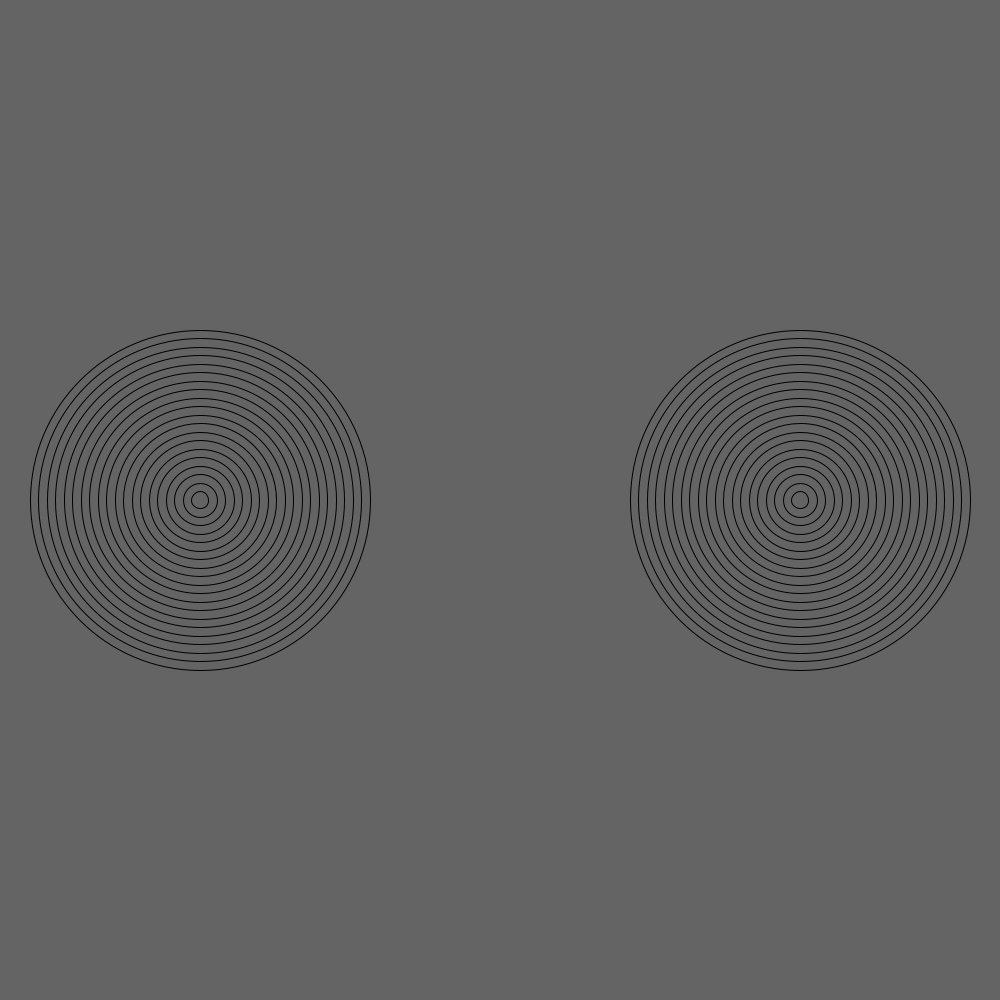
Frame 1 (no input)
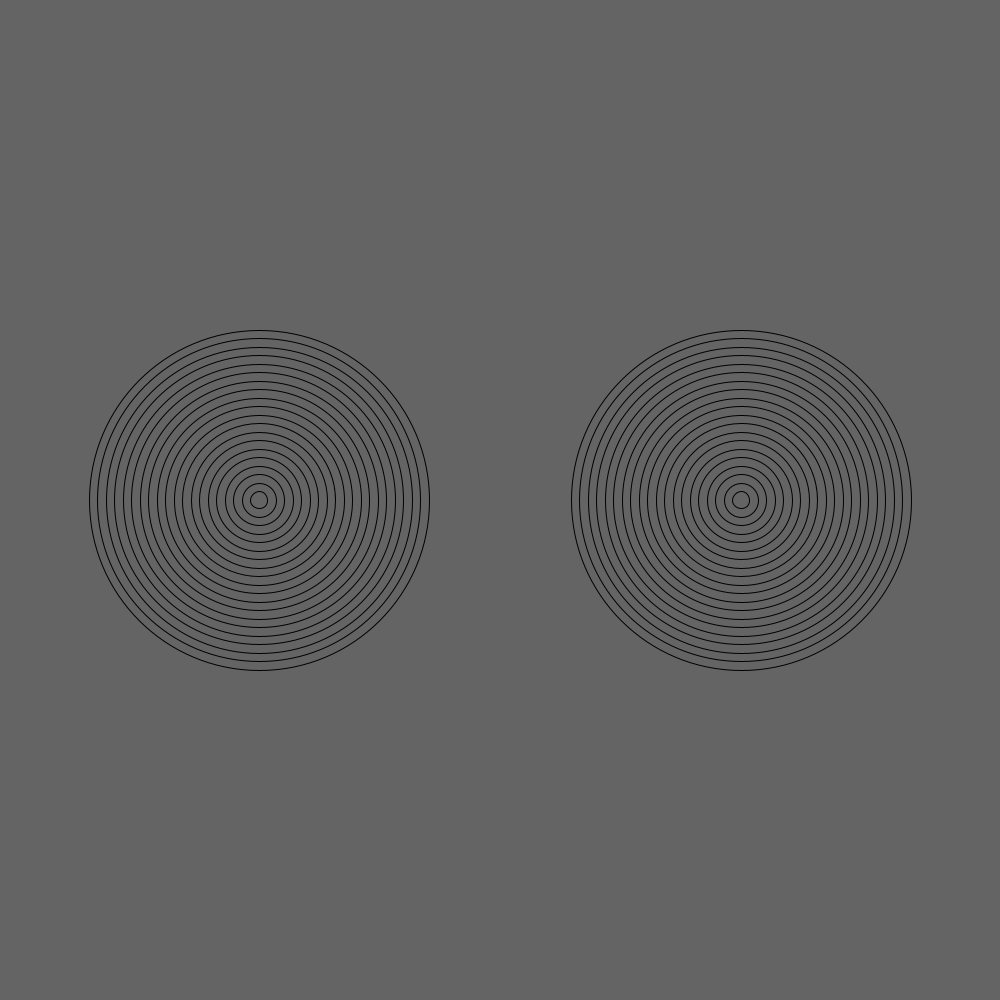
Frame 60 (the mouse pressed at the canvas centre just before this capture)
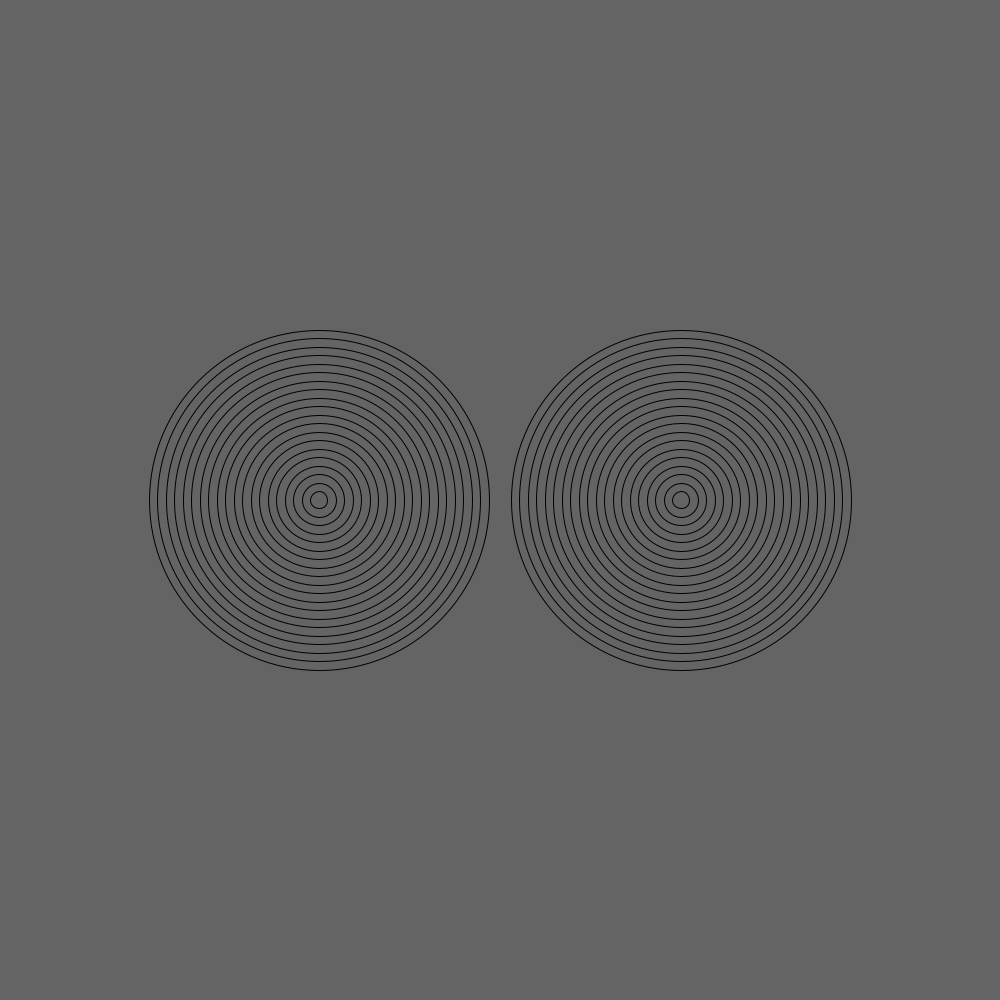
Frame 120 (the mouse held since frame 60 and released just before this capture)

The Processing sketch that drew these frames (run headless with seeded random() and noise(); from frame 60 on, the mouse is pressed at the canvas centre):

// Processing sketch: Amazing_Rings
// ── Amazing_Rings.pde
int speed2 = 1;
int speed1 = 1;
int x1 = 200;
int x2 = 800;
void setup() {
  size(1000, 1000);
  noFill();
}
void draw() {
  background(100,100,100);
  //noStroke();
  for (int i = 20; i>0; i--) {
    ellipse(x1, 500, i *17, i *17);
  }
  for (int o = 20; o>0; o--) {
    ellipse(x2, 500, o *17, o *17);
  }
  x1+=speed1;
  x2-=speed2;
if(x1>800){
  speed1=-speed1;
}
if(x2<200){
  speed2=-speed2;
}
if(x1<200){
  speed1=-speed1;
}
if(x2>800){
  speed2=-speed2;
}
}
